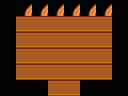

Rendered tile map (Tiled .tmx) drawn with the repository's tilesets; below, a short description and the full map source, tile grids included:
An orthogonal 8x6 tile map with 16x16 px tiles, 3 tile layers (Back, Buildings, Front).

<map version="1.10" tiledversion="1.11.0" orientation="orthogonal" renderorder="right-down" width="8" height="6" tilewidth="16" tileheight="16" infinite="0" nextlayerid="4" nextobjectid="1">
 <tileset firstgid="1" name="townInterior" tilewidth="16" tileheight="16" tilecount="2176" columns="32">
  <image source="Maps/townInterior.png" width="512" height="1088" />
 </tileset>
 <layer id="1" name="Back" width="8" height="6">
  <data encoding="csv">
641,641,641,641,641,641,641,641,
641,641,641,641,641,641,641,641,
641,641,641,641,641,641,641,641,
641,641,641,641,641,641,641,641,
641,641,641,641,641,641,641,641,
641,641,641,641,641,641,641,641
</data>
 </layer>
 <layer id="2" name="Buildings" width="8" height="6">
  <data encoding="csv">
1,1,1,1,1,1,1,1,
1,0,0,0,0,0,0,1,
1,0,0,0,0,0,0,1,
1,0,0,0,0,0,0,1,
1,0,0,0,0,0,0,1,
1,1,1,0,0,1,1,1
</data>
 </layer>
 <layer id="3" name="Front" width="8" height="6">
  <data encoding="csv">
0,33,33,33,33,33,33,0,
0,0,0,0,0,0,0,0,
0,0,0,0,0,0,0,0,
0,0,0,0,0,0,0,0,
0,0,0,0,0,0,0,0,
0,0,0,0,0,0,0,0
</data>
 </layer>
</map>